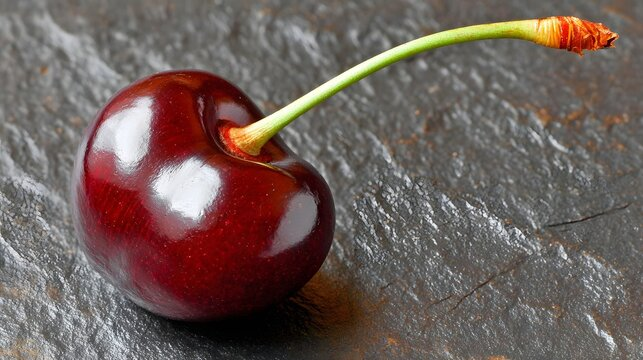
#> input picture 360_F_1689294241_SypVWtZ6PjJMq7jr3IrpmdO6V6AtiYhh.jpg, 643 x 360 px, found by its file name
$ jupyter execute --allow-errors class_6.ipynb
#> lines starting #> are read from the running program, lines starting #| are printed output that depends on the picture; after the words box and inside, x2 and y2 are one past the last pixel; in counts of white or black regions, pixels touching at a corner belong together
<a href="https://colab.research.google.com/github/dewshishir/new-practice/blob/main/class_6.ipynb" target="_parent"></a>

[cell 1]
import cv2 as cv
import numpy as np
from matplotlib import pyplot as plt

[cell 2]
im_path = '/content/360_F_1689294241_SypVWtZ6PjJMq7jr3IrpmdO6V6AtiYhh.jpg'

[cell 3]
img = cv.imread(im_path,cv.IMREAD_GRAYSCALE)
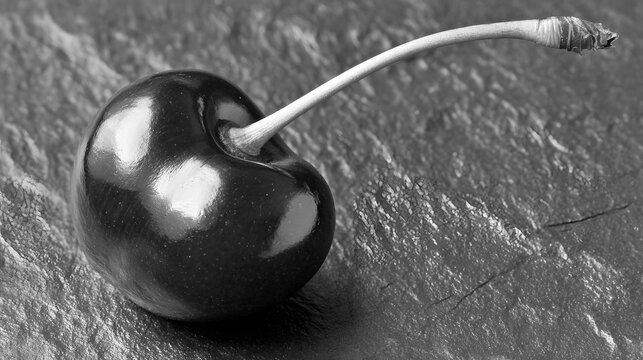
#> img: shape (360, 643); min 0, max 255, mean 98.8

[cell 4]
img.shape
#> Out = (360, 643)

[cell 5]
plt.imshow(img)

[cell 6]
plt.imshow(img,cmap='gray')

[cell 7]
img_bgr = cv.imread(im_path)
#> img_bgr is the input picture: shape (360, 643, 3); mean B, G, R 89.7, 94.5, 110.7
img_gray = cv.cvtColor(img_bgr, cv.COLOR_BGR2GRAY)
plt.imshow(img_gray)

[cell 8]
img_gray.shape
#> Out = (360, 643)

[cell 9]
img_rgb = cv.cvtColor(img_bgr, cv.COLOR_BGR2RGB)
plt.imshow(img_rgb)

[cell 10]
img_rgb.shape
#> Out = (360, 643, 3)

Adaptive Thresolding

[cell 11]
img.shape
#> Out = (360, 643)

#> (a cell that did not finish here is left out)

[cell 13]
adaptive_15 = cv.adaptiveThreshold(img, 255,
                                   cv.ADAPTIVE_THRESH_MEAN_C,
                                   cv.THRESH_BINARY,
                                   15, 2)
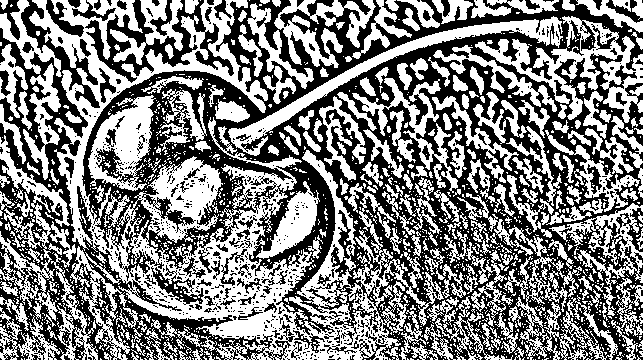
#> adaptive_15: shape (360, 643); 50% white; 851 black regions (757 under 20 px), largest, box (x1, y1, x2, y2) and area: (82, 0, 643, 360) 82559, (0, 0, 273, 360) 19591, (85, 0, 234, 83) 3670

adaptive_3 = cv.adaptiveThreshold(img, 255,
                                  cv.ADAPTIVE_THRESH_MEAN_C,
                                  cv.THRESH_BINARY,
                                  3, 2)
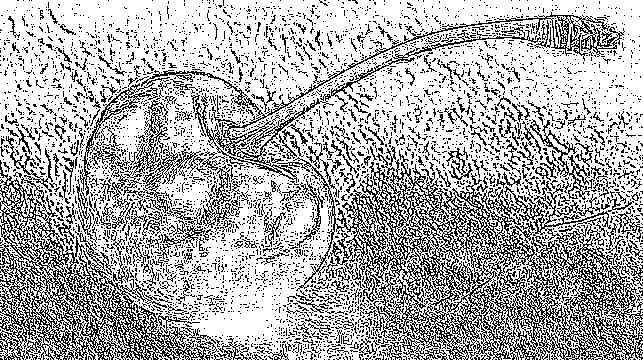
#> adaptive_3: shape (360, 643); 69.2% white; black in thin lines or dots

# Show both side by side
plt.figure(figsize=(10,5))

plt.subplot(1, 2, 1)
plt.imshow(adaptive_15, cmap='gray')
plt.title('blockSize = 15')

plt.subplot(1, 2, 2)
plt.imshow(adaptive_3, cmap='gray')
plt.title('blockSize = 3')

plt.show()
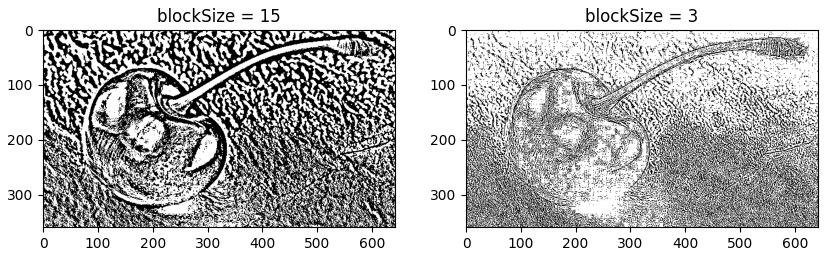
#> figure drawn by matplotlib, 2 panels

[cell 14]
ret1, otsul = cv.threshold(img, 160, 255, cv.THRESH_BINARY + cv.THRESH_OTSU)
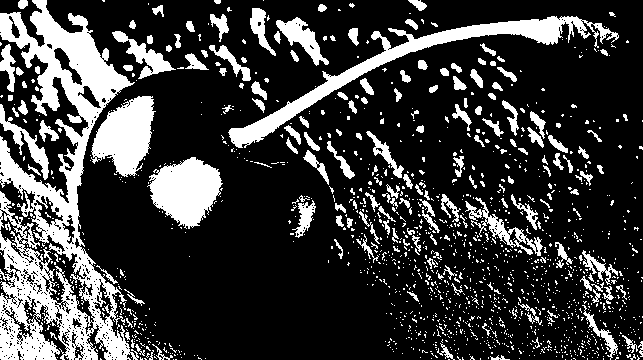
#> otsul: shape (360, 643); 22.9% white; 1476 white regions (1301 under 20 px), largest, box (x1, y1, x2, y2) and area: (0, 0, 139, 360) 19558, (228, 16, 619, 148) 5829, (147, 157, 223, 229) 3456
#> ret1 = 119
ret2, otsul2 = cv.threshold(img, 60, 255, cv.THRESH_BINARY + cv.THRESH_OTSU)
#> ret2 = 119
plt.figure(figsize=(10,5))
plt.subplot(1, 2, 1)
plt.imshow(otsul, cmap='gray')
plt.title('threshold = 160')

plt.subplot(1, 2, 2)
plt.imshow(otsul2, cmap='gray')
plt.title('threshold = 60')

plt.show()

# eikhane output er thersold value same jodio amra same dei nai eikhaner thersold value kto ta ber korte hbe?
